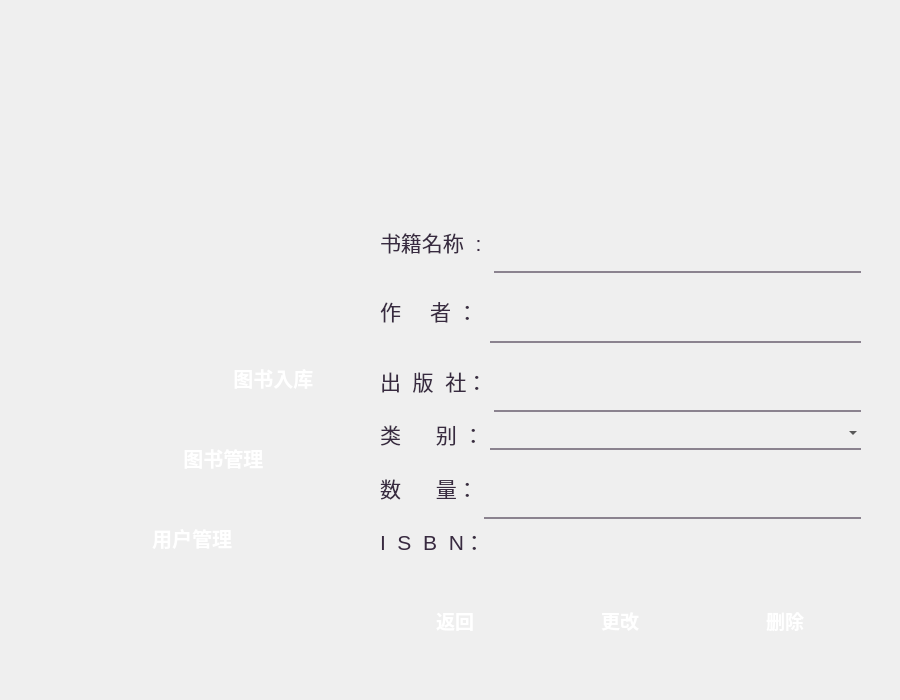
<?xml version="1.0" encoding="UTF-8"?>
<ui version="4.0">
 <class>changebook</class>
 <widget class="QWidget" name="changebook">
  <property name="geometry">
   <rect>
    <x>0</x>
    <y>0</y>
    <width>900</width>
    <height>700</height>
   </rect>
  </property>
  <property name="windowTitle">
   <string>Form</string>
  </property>
  <property name="styleSheet">
   <string notr="true">QTextEdit
{
background-color:transparent;
border:none;
font:bold 18px ;
}
QTextEdit:hover
{
background-color:transparent;
border:none;
font:bold 18px ;
}
QLineEdit
{
background-color:transparent;
border:none;
font:bold 18px ;
border-bottom: 2px solid rgba(56,42,64,140);
}
QLineEdit:hover
{
background-color:transparent;
border:none;
font:bold 18px ;
border-bottom: 2px solid rgb(56,42,64);
}
QPushButton#back_button
{
color:white;
border:none;
image:url(:/image/resume_button.png);
}
QPushButton#back_button:hover
{
border:none;
image:url(:/image/resume_button_pressed.png);
}
QPushButton#change_button
{
color:white;
border:none;
image:url(:/image/resume_button.png);
}
QPushButton#change_button:hover
{
border:none;
image:url(:/image/resume_button_pressed.png);
}QPushButton#None_button
{
color:white;
border:none;
image:url(:/image/resume_button.png);
}
QPushButton#None_button:hover
{
border:none;
image:url(:/image/resume_button_pressed.png);
}
QPushButton#search_button
{
border:none;
image:url(:/image/view_button.png);
}
QPushButton#reduce_button
{
border:none;
image:url(:/image/Arrow L_X10.png);
}
QPushButton#reduce_button:hover
{
border:none;
image:url(:/image/Arrow L_X10-pressed.png);
}
QPushButton#raise_button
{
border:none;
image:url(:/image/Arrow R_X10.png);
}
QPushButton#raise_button:hover
{
border:none;
image:url(:/image/Arrow R_X10-pressed.png);
}
QLabel
{
color:rgb(56,42,64);
}
QComboBox
{
background-color:transparent;
border:none;
border-bottom: 2px solid rgba(56,42,64,140);
}
QComboBox:hover
{
background-color:transparent;
border:none;
border-bottom: 2px solid rgb(56,42,64);
}
QComboBox::drop-down
{
min-width: 55px;
border-image:url(:/image/folder-jump-down.png);
}
QComboBox::drop-down:hover
{
min-width: 55px;
border-image:url(:/image/folder-jump-down-pressed.png);
}


QPushButton#Seen_Button
{
border:none;
image:url(:/image/main_more.png);
color:white;
}
QPushButton#Seen_Button:hover
{
image:url(:/image/main_more_pressed.png);
color:white;
}
QPushButton#Update_Button
{
image:url(:/image/login.png);
color:white;
}
QPushButton#Update_Button:hover
{
image:url(:/image/login-pressed.png);
color:white;
}
QPushButton#PersonalMode_Button
{
border:none;
image:url(:/image/main_musicplay.png);
color:white;
}
QPushButton#PersonalMode_Button:hover
{
image:url(:/image/main_musicplay_pressed.png);
color:white;
}

QPushButton#BookMode_Button
{
border:none;
image:url(:/image/main_story_pressed.png);
color:white;
}
QPushButton#BookMode_Button:hover
{
image:url(:/image/main_story_pressed.png);
color:white;
}
QPushButton#FindBookMode_Button
{
border:none;
image:url(:/image/main_course.png);
color:white;
}
QPushButton#FindBookMode_Button:hover
{
image:url(:/image/main_course_pressed.png);
color:white;
}
QPushButton#pushButton
{
border:none;
image:url(:/image/allsongs_button.png);
color:white;
}
QPushButton#pushButton:hover
{
image:url(:/image/allsongs_button_pressed.png);
color:white;
}
QPushButton#btnClose
{
border:none;
image:url(:/image/delet_button.png);
color:white;
}
QPushButton#btnClose:hover
{
image:url(:/image/delet_button_pressed.png);
color:white;
}
</string>
  </property>
  <widget class="QWidget" name="verticalLayoutWidget_4">
   <property name="geometry">
    <rect>
     <x>380</x>
     <y>210</y>
     <width>481</width>
     <height>347</height>
    </rect>
   </property>
   <layout class="QVBoxLayout" name="verticalLayout">
    <item>
     <layout class="QHBoxLayout" name="horizontalLayout_3">
      <item>
       <widget class="QLabel" name="label">
        <property name="font">
         <font>
          <pointsize>16</pointsize>
         </font>
        </property>
        <property name="text">
         <string>书籍名称  : </string>
        </property>
       </widget>
      </item>
      <item>
       <widget class="QLineEdit" name="Book_Name_input_2">
        <property name="sizePolicy">
         <sizepolicy hsizetype="Expanding" vsizetype="Expanding">
          <horstretch>0</horstretch>
          <verstretch>0</verstretch>
         </sizepolicy>
        </property>
        <property name="font">
         <font>
          <pointsize>-1</pointsize>
          <italic>false</italic>
          <bold>true</bold>
         </font>
        </property>
       </widget>
      </item>
     </layout>
    </item>
    <item>
     <layout class="QHBoxLayout" name="horizontalLayout_4">
      <item>
       <widget class="QLabel" name="label_2">
        <property name="font">
         <font>
          <pointsize>16</pointsize>
         </font>
        </property>
        <property name="text">
         <string>作     者 ： </string>
        </property>
       </widget>
      </item>
      <item>
       <widget class="QLineEdit" name="Author_Name_input">
        <property name="sizePolicy">
         <sizepolicy hsizetype="Expanding" vsizetype="Expanding">
          <horstretch>0</horstretch>
          <verstretch>0</verstretch>
         </sizepolicy>
        </property>
        <property name="font">
         <font>
          <pointsize>-1</pointsize>
          <italic>false</italic>
          <bold>true</bold>
         </font>
        </property>
       </widget>
      </item>
     </layout>
    </item>
    <item>
     <layout class="QHBoxLayout" name="horizontalLayout_5">
      <item>
       <widget class="QLabel" name="label_3">
        <property name="font">
         <font>
          <pointsize>16</pointsize>
         </font>
        </property>
        <property name="text">
         <string>出  版  社：</string>
        </property>
       </widget>
      </item>
      <item>
       <widget class="QLineEdit" name="Press_Name_input">
        <property name="sizePolicy">
         <sizepolicy hsizetype="Expanding" vsizetype="Expanding">
          <horstretch>0</horstretch>
          <verstretch>0</verstretch>
         </sizepolicy>
        </property>
        <property name="font">
         <font>
          <pointsize>-1</pointsize>
          <italic>false</italic>
          <bold>true</bold>
         </font>
        </property>
       </widget>
      </item>
     </layout>
    </item>
    <item>
     <layout class="QHBoxLayout" name="horizontalLayout_6">
      <item>
       <widget class="QLabel" name="label_5">
        <property name="sizePolicy">
         <sizepolicy hsizetype="Fixed" vsizetype="Preferred">
          <horstretch>0</horstretch>
          <verstretch>0</verstretch>
         </sizepolicy>
        </property>
        <property name="font">
         <font>
          <pointsize>16</pointsize>
         </font>
        </property>
        <property name="text">
         <string>类      别 ：</string>
        </property>
       </widget>
      </item>
      <item>
       <widget class="QComboBox" name="Type_Name_chose">
        <property name="font">
         <font>
          <pointsize>18</pointsize>
         </font>
        </property>
        <property name="autoFillBackground">
         <bool>false</bool>
        </property>
        <property name="styleSheet">
         <string notr="true"/>
        </property>
        <property name="editable">
         <bool>false</bool>
        </property>
        <property name="currentText">
         <string/>
        </property>
        <property name="insertPolicy">
         <enum>QComboBox::InsertAtBottom</enum>
        </property>
        <property name="placeholderText">
         <string/>
        </property>
        <item>
         <property name="text">
          <string/>
         </property>
        </item>
        <item>
         <property name="text">
          <string>文学作品，小说</string>
         </property>
        </item>
        <item>
         <property name="text">
          <string>童书</string>
         </property>
        </item>
        <item>
         <property name="text">
          <string>教科书</string>
         </property>
        </item>
        <item>
         <property name="text">
          <string>传记，回忆录</string>
         </property>
        </item>
        <item>
         <property name="text">
          <string>科幻</string>
         </property>
        </item>
        <item>
         <property name="text">
          <string>历史</string>
         </property>
        </item>
        <item>
         <property name="text">
          <string>哲学</string>
         </property>
        </item>
       </widget>
      </item>
     </layout>
    </item>
    <item>
     <layout class="QHBoxLayout" name="horizontalLayout_8">
      <item>
       <widget class="QLabel" name="label_7">
        <property name="sizePolicy">
         <sizepolicy hsizetype="Fixed" vsizetype="Preferred">
          <horstretch>0</horstretch>
          <verstretch>0</verstretch>
         </sizepolicy>
        </property>
        <property name="font">
         <font>
          <pointsize>16</pointsize>
         </font>
        </property>
        <property name="text">
         <string>数      量：</string>
        </property>
       </widget>
      </item>
      <item>
       <widget class="QLineEdit" name="number">
        <property name="sizePolicy">
         <sizepolicy hsizetype="Expanding" vsizetype="Expanding">
          <horstretch>0</horstretch>
          <verstretch>0</verstretch>
         </sizepolicy>
        </property>
        <property name="font">
         <font>
          <pointsize>-1</pointsize>
          <italic>false</italic>
          <bold>true</bold>
         </font>
        </property>
       </widget>
      </item>
     </layout>
    </item>
    <item>
     <layout class="QHBoxLayout" name="horizontalLayout_7">
      <item>
       <widget class="QLabel" name="label_6">
        <property name="sizePolicy">
         <sizepolicy hsizetype="Maximum" vsizetype="Preferred">
          <horstretch>0</horstretch>
          <verstretch>0</verstretch>
         </sizepolicy>
        </property>
        <property name="font">
         <font>
          <pointsize>16</pointsize>
         </font>
        </property>
        <property name="text">
         <string>I  S  B  N：</string>
        </property>
       </widget>
      </item>
      <item>
       <widget class="QLabel" name="isbn_label222">
        <property name="font">
         <font>
          <pointsize>16</pointsize>
         </font>
        </property>
        <property name="text">
         <string/>
        </property>
       </widget>
      </item>
     </layout>
    </item>
   </layout>
  </widget>
  <widget class="QPushButton" name="PersonalMode_Button">
   <property name="enabled">
    <bool>true</bool>
   </property>
   <property name="geometry">
    <rect>
     <x>90</x>
     <y>340</y>
     <width>300</width>
     <height>75</height>
    </rect>
   </property>
   <property name="sizePolicy">
    <sizepolicy hsizetype="Expanding" vsizetype="Expanding">
     <horstretch>0</horstretch>
     <verstretch>0</verstretch>
    </sizepolicy>
   </property>
   <property name="font">
    <font>
     <pointsize>15</pointsize>
     <bold>true</bold>
    </font>
   </property>
   <property name="focusPolicy">
    <enum>Qt::ClickFocus</enum>
   </property>
   <property name="layoutDirection">
    <enum>Qt::LeftToRight</enum>
   </property>
   <property name="autoFillBackground">
    <bool>false</bool>
   </property>
   <property name="styleSheet">
    <string notr="true">QPushButton {
    color: white;
}
</string>
   </property>
   <property name="text">
    <string>            图书入库</string>
   </property>
   <property name="flat">
    <bool>true</bool>
   </property>
  </widget>
  <widget class="QPushButton" name="BookMode_Button">
   <property name="enabled">
    <bool>true</bool>
   </property>
   <property name="geometry">
    <rect>
     <x>40</x>
     <y>420</y>
     <width>300</width>
     <height>75</height>
    </rect>
   </property>
   <property name="sizePolicy">
    <sizepolicy hsizetype="Expanding" vsizetype="Expanding">
     <horstretch>0</horstretch>
     <verstretch>0</verstretch>
    </sizepolicy>
   </property>
   <property name="palette">
    <palette>
     <active>
      <colorrole role="WindowText">
       <brush brushstyle="SolidPattern">
        <color alpha="255">
         <red>128</red>
         <green>128</green>
         <blue>128</blue>
        </color>
       </brush>
      </colorrole>
      <colorrole role="Button">
       <brush brushstyle="SolidPattern">
        <color alpha="255">
         <red>128</red>
         <green>128</green>
         <blue>128</blue>
        </color>
       </brush>
      </colorrole>
      <colorrole role="Text">
       <brush brushstyle="SolidPattern">
        <color alpha="255">
         <red>128</red>
         <green>128</green>
         <blue>128</blue>
        </color>
       </brush>
      </colorrole>
      <colorrole role="ButtonText">
       <brush brushstyle="SolidPattern">
        <color alpha="255">
         <red>128</red>
         <green>128</green>
         <blue>128</blue>
        </color>
       </brush>
      </colorrole>
      <colorrole role="Base">
       <brush brushstyle="SolidPattern">
        <color alpha="255">
         <red>128</red>
         <green>128</green>
         <blue>128</blue>
        </color>
       </brush>
      </colorrole>
      <colorrole role="Window">
       <brush brushstyle="SolidPattern">
        <color alpha="255">
         <red>128</red>
         <green>128</green>
         <blue>128</blue>
        </color>
       </brush>
      </colorrole>
      <colorrole role="PlaceholderText">
       <brush brushstyle="SolidPattern">
        <color alpha="128">
         <red>128</red>
         <green>128</green>
         <blue>128</blue>
        </color>
       </brush>
      </colorrole>
     </active>
     <inactive>
      <colorrole role="WindowText">
       <brush brushstyle="SolidPattern">
        <color alpha="255">
         <red>128</red>
         <green>128</green>
         <blue>128</blue>
        </color>
       </brush>
      </colorrole>
      <colorrole role="Button">
       <brush brushstyle="SolidPattern">
        <color alpha="255">
         <red>128</red>
         <green>128</green>
         <blue>128</blue>
        </color>
       </brush>
      </colorrole>
      <colorrole role="Text">
       <brush brushstyle="SolidPattern">
        <color alpha="255">
         <red>128</red>
         <green>128</green>
         <blue>128</blue>
        </color>
       </brush>
      </colorrole>
      <colorrole role="ButtonText">
       <brush brushstyle="SolidPattern">
        <color alpha="255">
         <red>128</red>
         <green>128</green>
         <blue>128</blue>
        </color>
       </brush>
      </colorrole>
      <colorrole role="Base">
       <brush brushstyle="SolidPattern">
        <color alpha="255">
         <red>128</red>
         <green>128</green>
         <blue>128</blue>
        </color>
       </brush>
      </colorrole>
      <colorrole role="Window">
       <brush brushstyle="SolidPattern">
        <color alpha="255">
         <red>128</red>
         <green>128</green>
         <blue>128</blue>
        </color>
       </brush>
      </colorrole>
      <colorrole role="PlaceholderText">
       <brush brushstyle="SolidPattern">
        <color alpha="128">
         <red>128</red>
         <green>128</green>
         <blue>128</blue>
        </color>
       </brush>
      </colorrole>
     </inactive>
     <disabled>
      <colorrole role="WindowText">
       <brush brushstyle="SolidPattern">
        <color alpha="255">
         <red>128</red>
         <green>128</green>
         <blue>128</blue>
        </color>
       </brush>
      </colorrole>
      <colorrole role="Button">
       <brush brushstyle="SolidPattern">
        <color alpha="255">
         <red>128</red>
         <green>128</green>
         <blue>128</blue>
        </color>
       </brush>
      </colorrole>
      <colorrole role="Text">
       <brush brushstyle="SolidPattern">
        <color alpha="255">
         <red>128</red>
         <green>128</green>
         <blue>128</blue>
        </color>
       </brush>
      </colorrole>
      <colorrole role="ButtonText">
       <brush brushstyle="SolidPattern">
        <color alpha="255">
         <red>128</red>
         <green>128</green>
         <blue>128</blue>
        </color>
       </brush>
      </colorrole>
      <colorrole role="Base">
       <brush brushstyle="SolidPattern">
        <color alpha="255">
         <red>128</red>
         <green>128</green>
         <blue>128</blue>
        </color>
       </brush>
      </colorrole>
      <colorrole role="Window">
       <brush brushstyle="SolidPattern">
        <color alpha="255">
         <red>128</red>
         <green>128</green>
         <blue>128</blue>
        </color>
       </brush>
      </colorrole>
      <colorrole role="PlaceholderText">
       <brush brushstyle="SolidPattern">
        <color alpha="128">
         <red>128</red>
         <green>128</green>
         <blue>128</blue>
        </color>
       </brush>
      </colorrole>
     </disabled>
    </palette>
   </property>
   <property name="font">
    <font>
     <pointsize>15</pointsize>
     <bold>true</bold>
    </font>
   </property>
   <property name="mouseTracking">
    <bool>true</bool>
   </property>
   <property name="acceptDrops">
    <bool>false</bool>
   </property>
   <property name="layoutDirection">
    <enum>Qt::LeftToRight</enum>
   </property>
   <property name="autoFillBackground">
    <bool>false</bool>
   </property>
   <property name="styleSheet">
    <string notr="true">QPushButton {
    color: white;
}</string>
   </property>
   <property name="text">
    <string>            图书管理</string>
   </property>
   <property name="flat">
    <bool>true</bool>
   </property>
  </widget>
  <widget class="QPushButton" name="FindBookMode_Button">
   <property name="geometry">
    <rect>
     <x>20</x>
     <y>500</y>
     <width>300</width>
     <height>75</height>
    </rect>
   </property>
   <property name="sizePolicy">
    <sizepolicy hsizetype="Expanding" vsizetype="Expanding">
     <horstretch>0</horstretch>
     <verstretch>0</verstretch>
    </sizepolicy>
   </property>
   <property name="font">
    <font>
     <pointsize>15</pointsize>
     <bold>true</bold>
    </font>
   </property>
   <property name="layoutDirection">
    <enum>Qt::LeftToRight</enum>
   </property>
   <property name="autoFillBackground">
    <bool>false</bool>
   </property>
   <property name="styleSheet">
    <string notr="true">QPushButton {
    color: white;
}
</string>
   </property>
   <property name="text">
    <string>        用户管理</string>
   </property>
   <property name="flat">
    <bool>true</bool>
   </property>
  </widget>
  <widget class="QLabel" name="label_4">
   <property name="geometry">
    <rect>
     <x>0</x>
     <y>10</y>
     <width>520</width>
     <height>520</height>
    </rect>
   </property>
   <property name="text">
    <string/>
   </property>
   <property name="pixmap">
    <pixmap resource="Logo.qrc">:/image/60.png</pixmap>
   </property>
   <property name="scaledContents">
    <bool>true</bool>
   </property>
  </widget>
  <widget class="QLabel" name="label_8">
   <property name="geometry">
    <rect>
     <x>20</x>
     <y>20</y>
     <width>860</width>
     <height>660</height>
    </rect>
   </property>
   <property name="text">
    <string/>
   </property>
   <property name="pixmap">
    <pixmap resource="Logo.qrc">:/image/bg_light.png</pixmap>
   </property>
   <property name="scaledContents">
    <bool>true</bool>
   </property>
  </widget>
  <widget class="QLabel" name="label_9">
   <property name="geometry">
    <rect>
     <x>20</x>
     <y>210</y>
     <width>860</width>
     <height>347</height>
    </rect>
   </property>
   <property name="text">
    <string/>
   </property>
   <property name="pixmap">
    <pixmap resource="Logo.qrc">:/image/bg_shadow.png</pixmap>
   </property>
   <property name="scaledContents">
    <bool>true</bool>
   </property>
  </widget>
  <widget class="QPushButton" name="None_button">
   <property name="geometry">
    <rect>
     <x>710</x>
     <y>600</y>
     <width>150</width>
     <height>40</height>
    </rect>
   </property>
   <property name="sizePolicy">
    <sizepolicy hsizetype="Ignored" vsizetype="Ignored">
     <horstretch>0</horstretch>
     <verstretch>0</verstretch>
    </sizepolicy>
   </property>
   <property name="font">
    <font>
     <pointsize>14</pointsize>
     <bold>true</bold>
    </font>
   </property>
   <property name="text">
    <string>删除</string>
   </property>
   <property name="flat">
    <bool>true</bool>
   </property>
  </widget>
  <widget class="QPushButton" name="change_button">
   <property name="geometry">
    <rect>
     <x>545</x>
     <y>600</y>
     <width>150</width>
     <height>40</height>
    </rect>
   </property>
   <property name="sizePolicy">
    <sizepolicy hsizetype="Ignored" vsizetype="Expanding">
     <horstretch>0</horstretch>
     <verstretch>0</verstretch>
    </sizepolicy>
   </property>
   <property name="font">
    <font>
     <pointsize>14</pointsize>
     <bold>true</bold>
    </font>
   </property>
   <property name="text">
    <string>更改</string>
   </property>
   <property name="flat">
    <bool>true</bool>
   </property>
  </widget>
  <widget class="QPushButton" name="back_button">
   <property name="geometry">
    <rect>
     <x>380</x>
     <y>600</y>
     <width>150</width>
     <height>40</height>
    </rect>
   </property>
   <property name="sizePolicy">
    <sizepolicy hsizetype="Minimum" vsizetype="Expanding">
     <horstretch>0</horstretch>
     <verstretch>0</verstretch>
    </sizepolicy>
   </property>
   <property name="font">
    <font>
     <pointsize>14</pointsize>
     <bold>true</bold>
    </font>
   </property>
   <property name="text">
    <string>返回</string>
   </property>
   <property name="flat">
    <bool>true</bool>
   </property>
  </widget>
  <widget class="QPushButton" name="btnClose">
   <property name="geometry">
    <rect>
     <x>832</x>
     <y>20</y>
     <width>48</width>
     <height>48</height>
    </rect>
   </property>
   <property name="text">
    <string/>
   </property>
   <property name="flat">
    <bool>true</bool>
   </property>
  </widget>
  <zorder>label_8</zorder>
  <zorder>label_9</zorder>
  <zorder>label_4</zorder>
  <zorder>verticalLayoutWidget_4</zorder>
  <zorder>PersonalMode_Button</zorder>
  <zorder>BookMode_Button</zorder>
  <zorder>FindBookMode_Button</zorder>
  <zorder>None_button</zorder>
  <zorder>change_button</zorder>
  <zorder>back_button</zorder>
  <zorder>btnClose</zorder>
 </widget>
 <resources>
  <include location="Logo.qrc"/>
 </resources>
 <connections/>
</ui>
